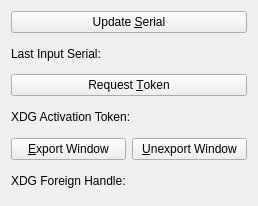
<?xml version="1.0" encoding="UTF-8"?>
<ui version="4.0">
 <class>KWaylandExtrasTest</class>
 <widget class="QWidget" name="KWaylandExtrasTest">
  <property name="geometry">
   <rect>
    <x>0</x>
    <y>0</y>
    <width>258</width>
    <height>206</height>
   </rect>
  </property>
  <property name="windowTitle">
   <string>KWaylandExtrasTest</string>
  </property>
  <layout class="QVBoxLayout" name="verticalLayout">
   <item>
    <widget class="QPushButton" name="serialButton">
     <property name="text">
      <string>Update &amp;Serial</string>
     </property>
    </widget>
   </item>
   <item>
    <layout class="QHBoxLayout" name="horizontalLayout">
     <item>
      <widget class="QLabel" name="label">
       <property name="text">
        <string>Last Input Serial:</string>
       </property>
      </widget>
     </item>
     <item>
      <widget class="QLabel" name="serialLabel">
       <property name="sizePolicy">
        <sizepolicy hsizetype="Expanding" vsizetype="Preferred">
         <horstretch>0</horstretch>
         <verstretch>0</verstretch>
        </sizepolicy>
       </property>
       <property name="text">
        <string/>
       </property>
       <property name="textInteractionFlags">
        <set>Qt::TextInteractionFlag::LinksAccessibleByMouse|Qt::TextInteractionFlag::TextSelectableByKeyboard|Qt::TextInteractionFlag::TextSelectableByMouse</set>
       </property>
      </widget>
     </item>
    </layout>
   </item>
   <item>
    <widget class="QPushButton" name="tokenButton">
     <property name="text">
      <string>Request &amp;Token</string>
     </property>
    </widget>
   </item>
   <item>
    <layout class="QHBoxLayout" name="horizontalLayout_2">
     <item>
      <widget class="QLabel" name="label_3">
       <property name="text">
        <string>XDG Activation Token:</string>
       </property>
      </widget>
     </item>
     <item>
      <widget class="QLabel" name="tokenLabel">
       <property name="sizePolicy">
        <sizepolicy hsizetype="Expanding" vsizetype="Preferred">
         <horstretch>0</horstretch>
         <verstretch>0</verstretch>
        </sizepolicy>
       </property>
       <property name="text">
        <string/>
       </property>
       <property name="textInteractionFlags">
        <set>Qt::TextInteractionFlag::LinksAccessibleByMouse|Qt::TextInteractionFlag::TextSelectableByKeyboard|Qt::TextInteractionFlag::TextSelectableByMouse</set>
       </property>
      </widget>
     </item>
    </layout>
   </item>
   <item>
    <layout class="QHBoxLayout" name="horizontalLayout_3">
     <item>
      <widget class="QPushButton" name="exportButton">
       <property name="text">
        <string>&amp;Export Window</string>
       </property>
      </widget>
     </item>
     <item>
      <widget class="QPushButton" name="unexportButton">
       <property name="text">
        <string>&amp;Unexport Window</string>
       </property>
      </widget>
     </item>
    </layout>
   </item>
   <item>
    <layout class="QHBoxLayout" name="horizontalLayout_4">
     <item>
      <widget class="QLabel" name="label_2">
       <property name="sizePolicy">
        <sizepolicy hsizetype="Fixed" vsizetype="Preferred">
         <horstretch>0</horstretch>
         <verstretch>0</verstretch>
        </sizepolicy>
       </property>
       <property name="text">
        <string>XDG Foreign Handle:</string>
       </property>
      </widget>
     </item>
     <item>
      <widget class="QLabel" name="exportedLabel">
       <property name="sizePolicy">
        <sizepolicy hsizetype="Expanding" vsizetype="Preferred">
         <horstretch>0</horstretch>
         <verstretch>0</verstretch>
        </sizepolicy>
       </property>
       <property name="text">
        <string/>
       </property>
       <property name="textInteractionFlags">
        <set>Qt::TextInteractionFlag::LinksAccessibleByMouse|Qt::TextInteractionFlag::TextSelectableByKeyboard|Qt::TextInteractionFlag::TextSelectableByMouse</set>
       </property>
      </widget>
     </item>
    </layout>
   </item>
  </layout>
 </widget>
 <resources/>
 <connections/>
</ui>
